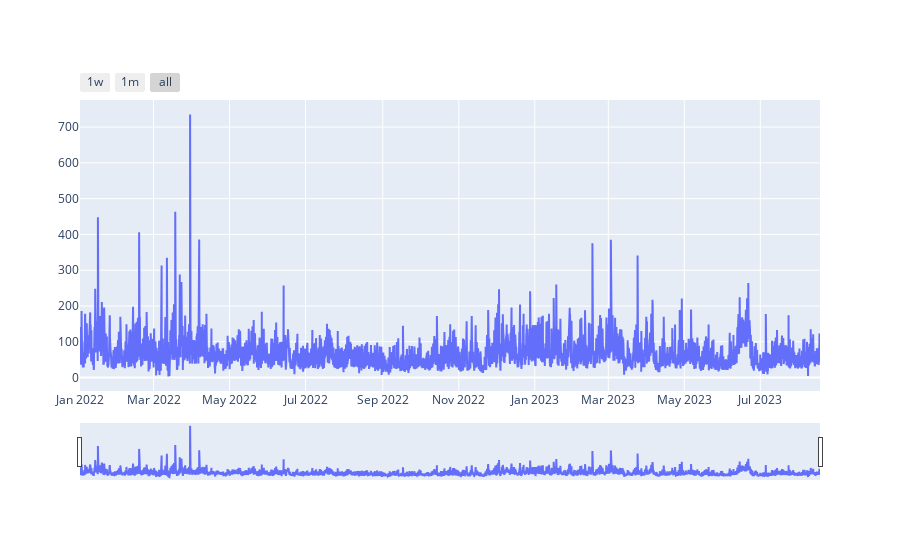

Source (notebook cell):
### Code cell
graficar_serie_tiempo(Monterrey_PM10, "PM10")

### Figure 1 — Plotly figure (JSON) as saved in the notebook; plotly's stock layout.template omitted (floating-point values rounded to 4 significant figures; data arrays with more than 128 entries replaced by an {"elided": "..."} marker saying what was removed)
{"data": [{"name": "PM10", "type": "scatter", "x": {"elided": "14255 str values"}, "y": {"elided": "14255 float values"}}], "layout": {"xaxis": {"rangeselector": {"buttons": [{"count": 7, "label": "1w", "step": "day", "stepmode": "backward"}, {"count": 1, "label": "1m", "step": "month", "stepmode": "backward"}, {"step": "all"}]}, "rangeslider": {"visible": true}}}}
